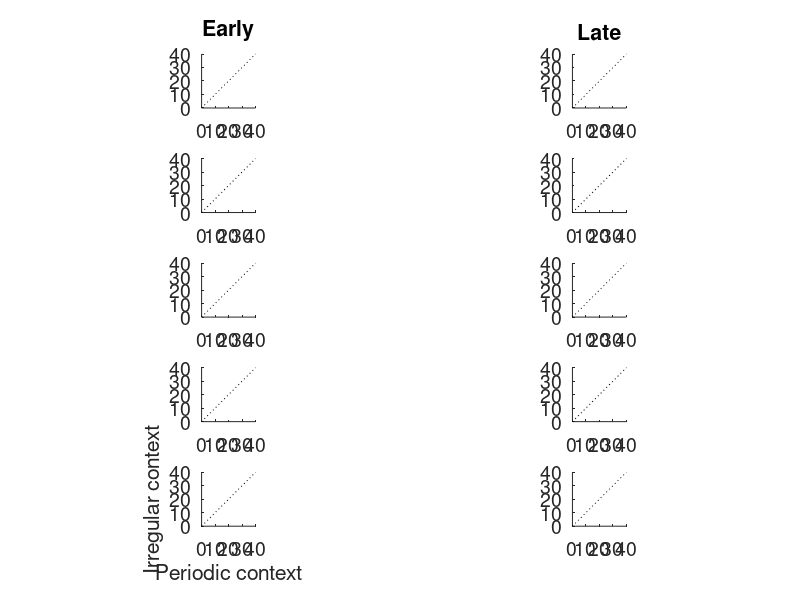

Here is the MATLAB script that generated this plot: (Note: this script raises an error after producing the figure.)
function analyzeMPH(PlotThis,select_stim)
%
%  MPHanalyses( [subject, session, channel, clu] )
%   All inputs are optional. Any variables not specified will be cycled
%   through.
%   Uses the TrialData (newer) version of saving stimulus info.
%   
%   Excludes datapoints based on: min Ntrials, minFR. Option to exclude MU.
%   Option to plot only robust responders.
%
%  KP, 2018-04
%

% MPH consistency, reliability, etc 
%  as a function of previous stimulus
%  as a function of context 



global fn 
close  all

if nargin<1
    PlotThis = 'FR'; 'FF'; 'TrV'; 'VS'; 'MP'; 'CV'; 'r_all'; 'r_pdc';
    select_stim = 'iBMF_FR'; 'iBMF_VS'; 'iSync'; 'all';
elseif nargin==1
    select_stim = 'iBMF_FR'; 'iBMF_VS'; 'iSync'; 'all';
end

%!!!!!!!!!!!!!!!!!
SUonly   =  1;
%!!!!!!!!!!!!!!!!!
AMrespFilt =  1;
%!!!!!!!!!!!!!!!!!
FRcutoff =  2;%Hz 
%!!!!!!!!!!!!!!!!!
minTrs   =  10;
%!!!!!!!!!!!!!!!!!
spktimeSHIFT = -0;
%!!!!!!!!!!!!!!!!!
tVarBin = 31;
%!!!!!!!!!!!!!!!!!



%% Set up figure


set(0,'DefaultTextInterpreter','none')
set(0,'DefaultAxesFontSize',14)

scrsz = get(0,'ScreenSize');
narrow     = [1 scrsz(4) scrsz(3)/4 scrsz(4)];
fullscreen = [1 scrsz(4) scrsz(3) scrsz(4)];
smallrect  = [1 scrsz(4)/3 scrsz(3)/5 scrsz(4)/3];
largerrect = [1 scrsz(4)/3 scrsz(3)/3 scrsz(4)/3];

switch PlotThis
    case 'FR'
        yminval = 0;
        ymaxval = 40;
    case 'FF'
        yminval = 0;
        ymaxval = 10;
    case 'TrV'
        yminval = 0;
        ymaxval = 0.7;
    case 'CV'
        yminval = 0;
        ymaxval = 4;
    case 'VS'
        yminval = 0;
        ymaxval = 1;
    case 'MP'
        yminval = 0;
        ymaxval = 2*pi;
    case {'r_all' 'r_pdc' 'avTrCorr'}
        yminval = 0;
        ymaxval = 1;
    otherwise
        keyboard
end

AMrates = [2 4 8 16 32];
ContextStr = {'Periodic' 'Irregular'};
SeqPosStr = {'Early' 'Late'};

% Set up figs for population scatterplots

% Each rate and time separately
hfe = figure;
set(hfe,'Position',narrow)
for ir = 1:numel(AMrates)
for isp=1:2
    hsp(ir,isp)=subplot(numel(AMrates),2,ir*2-2+isp); hold on
    plot([yminval ymaxval],[yminval ymaxval],':k'); 
    axis square
    if (ir*2-2+isp)<3
        title(SeqPosStr{isp})
    end
    if (ir*2-2+isp)==9
        ylabel('Irregular context')
        xlabel('Periodic context')
    end
end
end
linkaxes(hsp,'xy')
xlim([yminval ymaxval])
ylim([yminval ymaxval])
hold off


% Each rate separately, time merged
hfr = figure;
set(hfr,'Position',narrow)
for ir = 1:numel(AMrates)
    hspr(ir)=subplot(numel(AMrates),1,ir); hold on
    plot([yminval ymaxval],[yminval ymaxval],':k'); 
    axis square
    title([num2str(AMrates(ir)) ' Hz'])
    if ir==5
        ylabel('Irregular context')
        xlabel('Periodic context')
    end
end
linkaxes(hspr,'xy')
xlim([yminval ymaxval])
ylim([yminval ymaxval])
hold off


% All rates together
hfo = figure; hold on
set(hfo,'Position',smallrect)
axis square
plot([yminval ymaxval],[yminval ymaxval],':k');
xlim([yminval ymaxval])
ylim([yminval ymaxval])
ylabel('Irregular context')
xlabel('Periodic context')
hold off


% All rates together - Early/Late
hfoel = figure; hold on
set(hfoel,'Position',largerrect)
for isp=1:2
    hsel(isp) = subplot(1,2,isp); hold on
    axis square
    plot([yminval ymaxval],[yminval ymaxval],':k');
    xlim([yminval ymaxval])
    ylim([yminval ymaxval])
    ylabel('Irregular context')
    xlabel('Periodic context')
    title(SeqPosStr{isp})
    hold off
end
hold off



if strcmp(select_stim,'all')
    
    % Diff IR-Pdc, as a function of AMrate
    hfdrData=[];
    hfdr = figure; hold on
    set(hfdr,'Position',narrow)
    plot([0 6],[0 0],':k');
    xlim([0 6])
    ylim((ymaxval)*[-1 1])
    ylabel('diff IR-Pdc')
    xlabel('AM rate')
    set(gca,'xtick',1:5,'xticklabel',{'2 Hz' '4 Hz' '8 Hz' '16 Hz' '32 Hz'})
    hold off
    
    % Diff IR-Pdc, as a function of distance to BMF-fr
    hfddData=[];
    hfdd = figure; hold on
    set(hfdd,'Position',narrow)
    plot([-5 5],[0 0],':k');
    xlim([-5 5])
    ylim((ymaxval)*[-1 1])
    ylabel('diff IR-Pdc')
    xlabel('log distance to BMF')
    hold off
    
end

% % MTF
% hfmtf = figure; hold on
% set(hfmtf,'Position',fullscreen)
% xlim([0 6])
% ylim([yminval ymaxval])
% ylabel(PlotThis)
% xlabel('AM rate')
% set(gca,'xtick',1:5,'xticklabel',{'2 Hz' '4 Hz' '8 Hz' '16 Hz' '32 Hz'})
% hold off

% Regress IR-Pdc difference against previous period, prev FR
hfppData=[];




% Set colors
colors = [ 250 250 250;...
            84  24  69;...
           120  10  41;...
           181   0  52;...
           255  87  51;...
           255 153   0]./255;
colors = [ colors; ...
            [37  84 156]./255 ;...
            [19 125 124]./255 ];
        
alphval = 0.6;
dotsize = 120;
        

%% Load Resp data table (with RCorr results)

fn = set_paths_directories('','',1);
q = load(fullfile(fn.processed,'RespStruct_allSU'));
Resp = q.Resp;

% Load IR stimulus rate vectors
q = load(fullfile(fn.stim,'rateVec_AC'));
rateVec_AC = q.buffer;
q = load(fullfile(fn.stim,'rateVec_DB'));
rateVec_DB = q.buffer;


N=0;

% Preallocate struct for results
FinalDPs=struct;
for ir=1:5
    for is=1:2
        FinalDPs(ir,is).Pdc = [];
        FinalDPs(ir,is).IR  = [];
        DP_TrV(ir,is).Pdc = [];
        DP_TrV(ir,is).IR  = [];
        DP_FR(ir,is).Pdc  = [];
        DP_FR(ir,is).IR   = [];
    end
end


%%  SUBJECTS

subjects = {'WWWlf_253395' 'WWWf_253400' };

for subj = 1:numel(subjects)

    subject = subjects{subj};
    
    switch subject
        case 'WWWf_253400'
            subjcol = 'k';
        case 'WWWlf_253395'
            subjcol = 'k';
    end
     

%%  SESSIONS

% Get list of sessions to check for sorted data

fn = set_paths_directories(subject,'',1);

SpkFns = dir(fullfile(fn.processed,subject,'*_Spikes.mat'));

Sessions = [];
for ifn = 1:numel(SpkFns)
    if length(char(extractBetween(SpkFns(ifn).name,'sess-','_Spikes')))==2
        Sessions = [Sessions; extractBetween(SpkFns(ifn).name,'sess-','_Spikes')];
    end
end

% Sessions = flipud(Sessions);

% Step through each session
for sess = Sessions'
    
session = char(sess);


if AMrespFilt %skip sessions with no Robust SUs
    SessResp = Resp(strcmp({Resp.Subject},subject)&strcmp({Resp.Session},session));
    if isempty(SessResp),  continue,   end
    
    % Here add call to a function that outputs the indices of SessResp 
    % that contain a responsive unit. With this method, the thresholds can
    % be flexibly changed.
    [sig_ids,SessResp] = identifyResponsiveUnits(SessResp);
    
    Channels = unique([SessResp(sig_ids).Channel]);
    
    if isempty(Channels), continue, end
    
else 
    Channels =  [1:7 9:16];
end


%%
% Load data files
fn = set_paths_directories(subject,session,1);
fprintf('Loading sess %s...\n',session)
filename = sprintf( '%s_sess-%s_Info'     ,subject,session); load(fullfile(fn.processed,subject,filename));
filename = sprintf( '%s_sess-%s_TrialData',subject,session); load(fullfile(fn.processed,subject,filename));
filename = sprintf( '%s_sess-%s_Spikes'   ,subject,session); load(fullfile(fn.processed,subject,filename));

% KS
% clusters = loadKiloSortClusters([fn.sessdata '/sorting'],24414)
% clusters = loadKiloSortClusters([fn.sessdata '/sorting'],Info.fs)


%% GET STIM INFO
[dBSPL,LP] = theseSoundParams(TrialData);
if numel(dBSPL)>1 || numel(LP)>1
    keyboard
end


%% STEP THROUGH EACH CHANNEL

for channel = Channels
        
    % Find clus to plot
    spikes = Spikes.sorted(channel);
    if AMrespFilt==0
        if ~any(spikes.labels(:,2)==2 | spikes.labels(:,2)==3) %no valid clus for this channel
            continue
        else
            Clus = spikes.labels(spikes.labels(:,2)==2 |spikes.labels(:,2)==3,1);
        end
    else
        Clus = SessResp([SessResp.Channel]==channel).Clu;
    end
    
    
    %% STEP THROUGH EACH CLU
    
    for clu = Clus'
        
        % GET SPIKETIMES
        
        if SUonly && (spikes.labels(spikes.labels(:,1)==clu,2) ~= 2)
            continue
        end
        
        switch spikes.labels(spikes.labels(:,1)==clu,2)
            case 2
                unType = 'SU';
            case 3
                unType = 'MU';
        end
        
        spiketimes = round(spikes.spiketimes(spikes.assigns==clu') * 1000);  %ms
        % spiketrials = spikes.trials(unit_in);
        spiketimes = spiketimes+spktimeSHIFT;
        
        if isempty(spiketimes)
            continue
        end
        
        ThisResp = SessResp([SessResp.Channel]==channel & [SessResp.Clu]==clu);
        
        if mean(mean(ThisResp.FR_raw_tr,1,'omitnan'),2,'omitnan')>8
            continue
        end
        
%         fprintf('-----------------------------\n')
        
        
        
        
        
        %% ################     NOW THE FUN STARTS     ##################
        
        
        
        
        
        
        
        %%
        %~~~~~~~~~~~~~~~~~~~~~~~~
        % Collect FR over session
        %~~~~~~~~~~~~~~~~~~~~~~~~
        
        bs_hist = 1;
        bs_smth = 20;
        
        [Stream_FRsmooth,Stream_zscore,Stream_Spikes] = convertSpiketimesToFR(spiketimes,...
            length(SpoutStream),TrialData.onset(1),TrialData.offset(1),bs_hist,bs_smth,'silence');
        
        
        % Check if unit has very low overall firing rate
        if mean(Stream_FRsmooth(TrialData.onset(1):end)) < FRcutoff
            continue
        end
        
        N = N+1;
        

        %%
        
        % Step through each combo of dBSPL, HP, AMdepth
        for spl = dBSPL
            for lpn = LP
                
%                 fprintf(' analyzing ch %i clu %i\n',channel,clu)
                
                % Get all stimuli presented with these parameters, given a
                % sufficient number of trials without diruptive artifact
                % while the animal was drinking
                
                all_TDidx = get_clean_trials(TrialData,Info.artifact(channel).trials,spl,lpn);
                
                allStim = unique(TrialData.trID(all_TDidx));
                
                
                %==========================================================
                % Set up empty data matrices for this unit
                %==========================================================
                
                MPH = table;
                
                MPH.ThisStimID   = nan;
                MPH.PrevStimID   = nan;
                MPH.AMrate       = 0;
                MPH.SeqPos       = nan;
                MPH.Starttime    = nan;
                MPH.Prev500msFR  = nan;
                MPH.Prev100msFR  = nan;
                MPH.PrevPd       = nan;
                MPH.raster       = {magic(3)};
                MPH.SPL          = 0;
                MPH.LPN          = 0;
                
                %==========================================================
                
                
                %% Collect this unit's data
                
                % . . . . . . . . . . . . . . . . . . . . . . . . . . . . .
                % For each STIMULUS   (IR first)
                % . . . . . . . . . . . . . . . . . . . . . . . . . . . . .
                                
                for istim = allStim'
                    
                    if istim==1, continue, end   %no MPH for unmodulated
                    
                    
                    %% 1) COLLECT AND SET SOME STIMULUS INFO 
                    
                    st_TDidx_ALL = all_TDidx(TrialData.trID(all_TDidx)==istim);
                    
                    %%%  plot for Trial and ITI stimuli separately
                    ITIflag = 0;%unique(TrialData.ITIflag(st_TDidx_ALL));
                    
                    for is = 1:numel(ITIflag)
                        
                        st_TDidx = st_TDidx_ALL(TrialData.ITIflag(st_TDidx_ALL) == ITIflag(is));
                        
                        pst_TDidx = nan(size(st_TDidx));
                        skip_it = [];
                        
                        for it = 1:numel(st_TDidx)
                            
                            % Get TD index of previous (clean) trial
                            
                            if (find(all_TDidx==st_TDidx(it))-1)==0 %if very first trial
                                skip_it = [skip_it it];
                                continue
                            end
                            pst_TDidx(it) = all_TDidx(find(all_TDidx==st_TDidx(it))-1);
                            
                            % Check how long between the onset of this trial
                            % and the offset of the previous trial. If there is
                            % a gap between them, skip this transition.
                            if (TrialData(st_TDidx(it),:).onset - TrialData(pst_TDidx(it),:).offset) > 1%ms
                                skip_it = [skip_it it];
                            end
                        end %it
                        
                        % Now have final trials to work with
                        st_TDidx(skip_it)  = [];
                        pst_TDidx = st_TDidx-1;
                        
                        % Get duration/timestamps
                        clear t1 t2 t3 Durations t_win
                        t2 = TrialData.onset(st_TDidx);
                        t3 = TrialData.offset(st_TDidx);
                        Durations(2) = mode(diff([t2 t3],1,2));
                        t3 = t2 + Durations(2);
                        Durations(1) = mode(diff([(TrialData.onset(pst_TDidx)) t2],1,2));
                        t1 = t2 - Durations(1);
                        
                        % Set the periods to gather
                        switch istim
                            case 7
                                allPds = rateVec_AC;
                            case 8
                                allPds = rateVec_DB;
                            otherwise
                                allPds = repmat(AMrates(istim-1),1,ceil(AMrates(istim-1)/Durations(2)*1000));
                        end
                        
                        
                        
                        %% 2) GET DATA
                        
                        
                        % Get number of trials for each transition
                        transN = nan(1,numel(unique(TrialData(pst_TDidx,:).trID)));
                        for pstid = unique(TrialData(pst_TDidx,:).trID)'
                            transN(pstid==unique(TrialData(pst_TDidx,:).trID)') = numel(find(TrialData(pst_TDidx,:).trID==pstid));
                        end
                        
                        
                        % . . . . . . . . . . . . . . . . . . . . . . . . . . .
                        % For each PREVIOUS stimulus
                        % . . . . . . . . . . . . . . . . . . . . . . . . . . .
                        
                        for pstid = unique(TrialData(pst_TDidx,:).trID)'
                            
                            % Create empty struct for gathering data
                            MPH_temp = struct();
                            for ipd = 1:numel(allPds)
                                MPH_temp(ipd).raster  = zeros(transN(pstid==unique(TrialData(pst_TDidx,:).trID)'),ceil(1000/allPds(ipd)));
                            end
                            
                            % Get TrialData indices for this transition and shuffle
                            trans_TDidx = find(TrialData(pst_TDidx,:).trID==pstid);
                            trans_TDidx = trans_TDidx(randperm(numel(trans_TDidx)));
                            
                            % Collect spikes/FR/rms for this transition
                            for it = 1:numel(trans_TDidx)
                                
%                                 if it>min(transN), continue, end  %truncate N trials at min
                                	newPds = t2(it)+[0 cumsum(1000./allPds)];
                                    
                                for ipd = 1:numel(allPds)
                                    
                                    sp=[]; sp = spiketimes( spiketimes>round(newPds(ipd)) & spiketimes<=round(newPds(ipd+1)-1) ) - round(newPds(ipd));
                                    
                                    % Determine whether this period was in
                                    % the first or second half of the trial
                                    seqPos = (ipd>(length(allPds)/2))+1;
                                    if (seqPos<1 || seqPos>2)
                                        keyboard
                                    end
                                    
                                    
                                    % Save some info about this period
                                    MPH_temp(ipd).thisrate(it)= allPds(ipd);                                    
                                    MPH_temp(ipd).seqPos      = seqPos;
                                    MPH_temp(ipd).pdtime(it)  = newPds(ipd)-t2(it);
                                    MPH_temp(ipd).Prev500msFR(it) = sum( spiketimes>=(newPds(ipd)-500) & spiketimes<=newPds(ipd))/500*1000;
                                    MPH_temp(ipd).Prev100msFR(it) = sum( spiketimes>=(newPds(ipd)-100) & spiketimes<=newPds(ipd))/100*1000;
                                    if ipd>1
                                        MPH_temp(ipd).PrevPd       = allPds(ipd-1);
                                     else
                                        prevTrID = TrialData(find([TrialData.onset]==t2(it))-1,:).trID;
                                        if prevTrID < 7 && prevTrID >1 %if previous stim was pdc
                                            MPH_temp(ipd).PrevPd   = AMrates(prevTrID-1);
                                        elseif prevTrID ==7
                                            MPH_temp(ipd).PrevPd   = rateVec_AC(end);
                                        elseif prevTrID ==8
                                            MPH_temp(ipd).PrevPd   = rateVec_DB(end);
                                        end
                                    end
                                    
                                    
                                    % Put spikes into corresponding raster
%                                     MPH_temp(AMrates==thesePds(ipd)).raster(min(transN)*(seqPos-1)+it,sp) = 1;
                                    MPH_temp(ipd).raster(it,sp) = 1;
                                    
                                    
                                end %ipd
                                
                            end %it
                            
                            
                            %~~~~~~~~~~~~~~~~~~~~~~~~~~~~~~~~~~~~~~~~~~~~~~~~~~
                            % Put the data just collected into the table
                            %    [ AMrate ThisStimID PrevStimID SeqPos Starttime Prev500msFR   * Prev500msPd PrevPd *   raster spl lpn ]
                            for ipd = 1:numel(allPds)
                                    
                                    Prev500msFR = mean(MPH_temp(ipd).Prev500msFR);
                                    Prev100msFR = mean(MPH_temp(ipd).Prev100msFR);
                                    PrevPd      = mode(MPH_temp(ipd).PrevPd);
                                    seqPos      = mode(MPH_temp(ipd).seqPos);
                                    starttime   = mode(round(MPH_temp(ipd).pdtime));
                                    
                                    MPH_addrow = {istim pstid allPds(ipd) seqPos starttime Prev500msFR Prev100msFR PrevPd  {MPH_temp(ipd).raster} spl lpn};
                                    MPH = [MPH; MPH_addrow];
                                    
                            end
                            %~~~~~~~~~~~~~~~~~~~~~~~~~~~~~~~~~~~~~~~~~~~~~~~~~~
                            
                            clear MPH_temp                            
                            
                            
                        end %pstid (prev stim id)
                        
                        
                    end %ITIflag (Trial or ITI)                    
                end %istim
                
                MPH(1,:) = [];
                
%                 mnNtrials = min(cell2mat(cellfun(@(x) size(x,1),MPH.raster,'UniformOutput',false)));
                
                


                
                %%  3) ANALYZE DATA
                
                
                % Rates to plot are selected by input variable select_stim,
                % using data from the Resp table. For example, can choose
                % to plot only this unit's BMF.
                
                if strcmp(select_stim,'all')
                    ThisResp.all = 1:5;
                    diffData_unit= [];
                end
                MTFdata = [];
                if ~isfield(ThisResp,select_stim)
                    continue
                end
                
                
                if strcmp(PlotThis,'VS') && strcmp(select_stim,'iBMF_FR')
                    if ~ismember(ThisResp.(select_stim), ThisResp.iSync)
%                         keyboard
                    end
                end
                
                
                anThisRate = AMrates(ThisResp.(select_stim));
                
                for this_rate = anThisRate
                                        
                    % - - - - - - - - - - - - - - - - - - - - - - - - - - -
                    % Get average periodic MPH
                    
                    MPHthisRate = MPH(MPH.AMrate==this_rate,:);
                    
                    iPdc = find(MPHthisRate.ThisStimID<7)';
                    iPdc  = randperm(length(iPdc));
                    iIR  = find(MPHthisRate.ThisStimID>=7)';
                    iIR  = randperm(length(iIR))+max(iPdc);
                    npds = min(length(iPdc),length(iIR));
                    
                    try
                    raster_AllPds = vertcat(MPHthisRate([iPdc(1:npds) iIR(1:npds)],:).raster{:});
                    MPH_AllPds = sum(raster_AllPds,1)./size(raster_AllPds,1)*1000;
                    
                    raster_PdcPds = vertcat(MPH(MPH.AMrate==this_rate & MPH.ThisStimID<7,:).raster{:});
                    MPH_PdcPds = sum(raster_PdcPds,1)./size(raster_PdcPds,1)*1000;
                    catch
                        keyboard
                    end
                    
                    % - - - - - - - - - - - - - - - - - - - - - - - - - - -
                    % Get IR context first, and collect starttimes to match
                    
                    Period = 1000/this_rate;
                    theseIRs = unique(MPH.ThisStimID(MPH.ThisStimID>6))';
                    PdData = struct;
                    
                    for IRstim = theseIRs
                        
                        subMPH = MPH(MPH.ThisStimID==IRstim & MPH.AMrate==this_rate,:);
                        
                        if isempty(subMPH), continue, end
                                                
                        for iseq = 1:2
                            
                            % Preallocate
                            FR       = nan(1,numel(subMPH(subMPH.SeqPos==iseq,:).raster));
                            SEM      = nan(1,numel(subMPH(subMPH.SeqPos==iseq,:).raster));
                            FF       = nan(1,numel(subMPH(subMPH.SeqPos==iseq,:).raster));
                            TrV      = nan(1,numel(subMPH(subMPH.SeqPos==iseq,:).raster));
                            CV       = nan(1,numel(subMPH(subMPH.SeqPos==iseq,:).raster));
                            VS       = nan(1,numel(subMPH(subMPH.SeqPos==iseq,:).raster));
                            VSp      = nan(1,numel(subMPH(subMPH.SeqPos==iseq,:).raster));
                            MP       = nan(1,numel(subMPH(subMPH.SeqPos==iseq,:).raster));
                            rMPH_all = nan(2,numel(subMPH(subMPH.SeqPos==iseq,:).raster));
                            rMPH_pdc = nan(2,numel(subMPH(subMPH.SeqPos==iseq,:).raster));
                            
                            for ipst = 1:numel(subMPH(subMPH.SeqPos==iseq,:).raster)
                                
                                raster = subMPH(subMPH.SeqPos==iseq,:).raster{ipst};
                                if ~(ceil(Period)==size(raster,2))
                                    keyboard
                                end
                                
                                FR(ipst)  = sum(sum( raster ))/size(raster,1)/Period*1000; 
                                SEM(ipst) = std(sum(raster,2)/Period*1000) / sqrt(size(raster,1));
                                FF(ipst)  = var(sum(raster,2)/Period*1000) / mean(sum(raster,2)/Period*1000);
                                TrV(ipst) = calc_binned_bootstrapped_TrTrVar(raster,tVarBin);
                                CV(ipst)  = calc_binned_bootstrapped_CV(raster,tVarBin);
                                [r,p] = corrcoef(MPH_AllPds,sum(raster,1)/size(raster,1)*1000);
                                rMPH_all(:,ipst) = [r(1,2); p(1,2)];
                                [r,p] = corrcoef(MPH_PdcPds,sum(raster,1)/size(raster,1)*1000);
                                rMPH_pdc(:,ipst) = [r(1,2); p(1,2)];
                                
                                % Reformat raster for VS calculation
                                spktimes=[];
                                for it = 1:size(raster,1)
                                    spktimes = [spktimes find(raster(it,:)) + (it-1)*Period];
                                end
                                [VS(ipst),~,VSp(ipst)] = vectorstrength(spktimes,Period);
                                
                                % Also calculate mean phase
                                [MP(ipst),R(ipst)] = meanphase(spktimes,Period);
                                
                                
                            end
                            
%                             % Remove VS if sync ns
%                             if mean(VSp,'omitnan') > 0.001
%                                 VS = 0;
%                             end
                            
                            
                            % Average over previous stimuli and save for
                            % comparison
                            
                            idx = 2*(IRstim-7) + iseq;
                            
                            PdData(idx,1).stimID = IRstim;
                            PdData(idx,1).seqPos = iseq;
                            PdData(idx,1).starttime = mode(subMPH(subMPH.SeqPos==iseq,:).Starttime);
                            PdData(idx,1).FR  = mean(FR,'omitnan');
                            PdData(idx,1).SEM = mean(SEM,'omitnan');
                            PdData(idx,1).FF  = mean(FF,'omitnan');
                            PdData(idx,1).TrV = mean(TrV,'omitnan');
                            PdData(idx,1).CV  = mean(CV,'omitnan');
                            PdData(idx,1).VS  = mean(VS,'omitnan');
                            PdData(idx,1).MP  = mean(MP,'omitnan');
                            PdData(idx,1).r_all  = mean(rMPH_all(1,:));
                            PdData(idx,1).p_all  = mean(rMPH_all(2,:));
                            PdData(idx,1).r_pdc  = mean(rMPH_pdc(1,:));
                            PdData(idx,1).p_pdc  = mean(rMPH_pdc(2,:));
                            PdData(idx,1).prFR500 =  mean(subMPH(subMPH.SeqPos==iseq,:).Prev500msFR);
                            PdData(idx,1).prFR100 =  mean(subMPH(subMPH.SeqPos==iseq,:).Prev100msFR);
                            PdData(idx,1).prPd =  mode(subMPH(subMPH.SeqPos==iseq,:).PrevPd);
                                                        
                            
                        end %iseq
                        
                        
                    end %IRstim -- IRREGULAR first
                    
                    
                    % - - - - - - - - - - - - - - - - - - - - - - - - - - -
                    % Now get matching PERIODIC context data
                    
                    subMPH = MPH(MPH.ThisStimID<7 & MPH.AMrate==this_rate,:);
                    pdcstarttimes = unique(subMPH.Starttime)';
                    
                    for iIRpd = 1:size(PdData,1)
                        
                        if isempty(PdData(iIRpd,1).stimID)
                            continue
                        end
                        
                        IRstim = PdData(iIRpd,1).stimID;
                        iseq = PdData(iIRpd,1).seqPos;
                        idx = 2*(IRstim-7) + iseq;
                        if idx~=iIRpd, keyboard, end
                        
                        strtdiffs = PdData(idx,1).starttime - pdcstarttimes;
                        [~,ipd] = min(strtdiffs(strtdiffs>=0));
                        
                        % Preallocate
                        FR  = nan(1,numel(subMPH(subMPH.Starttime==pdcstarttimes(ipd),:).raster));
                        SEM = nan(1,numel(subMPH(subMPH.Starttime==pdcstarttimes(ipd),:).raster));
                        FF  = nan(1,numel(subMPH(subMPH.Starttime==pdcstarttimes(ipd),:).raster));
                        TrV = nan(1,numel(subMPH(subMPH.Starttime==pdcstarttimes(ipd),:).raster));
                        CV  = nan(1,numel(subMPH(subMPH.Starttime==pdcstarttimes(ipd),:).raster));
                        VS  = nan(1,numel(subMPH(subMPH.Starttime==pdcstarttimes(ipd),:).raster));
                        VSp = nan(1,numel(subMPH(subMPH.Starttime==pdcstarttimes(ipd),:).raster));
                        MP  = nan(1,numel(subMPH(subMPH.Starttime==pdcstarttimes(ipd),:).raster));
                        rMPH_all = nan(2,numel(subMPH(subMPH.Starttime==pdcstarttimes(ipd),:).raster));
                        rMPH_pdc = nan(2,numel(subMPH(subMPH.Starttime==pdcstarttimes(ipd),:).raster));
                        
                        for ipst = 1:numel(subMPH(subMPH.Starttime==pdcstarttimes(ipd),:).raster)
                            
                            raster = subMPH(subMPH.Starttime==pdcstarttimes(ipd),:).raster{ipst};
                            if ~(ceil(Period)==size(raster,2))
                                keyboard
                            end
                            
                            FR(ipst)   = sum(sum( raster ))/size(raster,1)/Period*1000;
                            SEM(ipst)  = std(sum(raster,2)/Period*1000) / sqrt(size(raster,1));
                            FF(ipst)   = var(sum(raster,2)/Period*1000) / mean(sum(raster,2)/Period*1000);
                            TrV(ipst)  = calc_binned_bootstrapped_TrTrVar(raster,tVarBin);
                            CV(ipst)   = calc_binned_bootstrapped_CV(raster,tVarBin);
                            [r,p] = corrcoef(MPH_AllPds,sum(raster,1)/size(raster,1)*1000);
                            rMPH_all(:,ipst) = [r(1,2); p(1,2)];
                            [r,p] = corrcoef(MPH_PdcPds,sum(raster,1)/size(raster,1)*1000);
                            rMPH_pdc(:,ipst) = [r(1,2); p(1,2)];
                            
                            % Reformat raster for VS calculation
                            spktimes=[];
                            for it = 1:size(raster,1)
                                spktimes = [spktimes find(raster(it,:)) + (it-1)*Period];
                            end
                            [VS(ipst),~,VSp(ipst)] = vectorstrength(spktimes,Period);
                            
                            % Also calculate mean phase
                            [MP(ipst),R(ipst)] = meanphase(spktimes,Period);
                            
                        end %ipst
                        
                        
%                         % Remove VS if sync ns
%                         if mean(VSp,'omitnan') > 0.001
%                             VS = 0;
%                         end
                        
                        
                        PdData(idx,2).stimID = this_rate;
                        PdData(idx,2).seqPos = iseq;
                        PdData(idx,2).starttime = mode(subMPH(subMPH.Starttime==pdcstarttimes(ipd),:).Starttime);
                        PdData(idx,2).FR  = mean(FR,'omitnan');
                        PdData(idx,2).SEM = mean(SEM,'omitnan');
                        PdData(idx,2).FF  = mean(FF,'omitnan');
                        PdData(idx,2).TrV = mean(TrV,'omitnan');
                        PdData(idx,2).CV  = mean(CV,'omitnan');
                        PdData(idx,2).VS  = mean(VS,'omitnan');
                        PdData(idx,2).MP  = mean(MP,'omitnan');
                        PdData(idx,2).r_all  = mean(rMPH_all(1,:));
                        PdData(idx,2).p_all  = mean(rMPH_all(2,:));
                        PdData(idx,2).r_pdc  = mean(rMPH_pdc(1,:));
                        PdData(idx,2).p_pdc  = mean(rMPH_pdc(2,:));
                        PdData(idx,2).prFR500 =  mean(subMPH(subMPH.Starttime==pdcstarttimes(ipd),:).Prev500msFR);
                        PdData(idx,2).prFR100 =  mean(subMPH(subMPH.Starttime==pdcstarttimes(ipd),:).Prev100msFR);
                        PdData(idx,2).prPd    =  mode(subMPH(subMPH.Starttime==pdcstarttimes(ipd),:).PrevPd);
                        
                        
                        % Save MTF data
                        MTFdata = [MTFdata; PdData(idx,1).stimID  iseq  find(AMrates==this_rate) PdData(idx,2).(PlotThis) PdData(idx,1).(PlotThis) ];

%                         if strcmp(session,'MA') && channel==13
%                             keyboard
%                         end
                        
                        %% Add datapoints to population plots
                        
                        % CONTEXT COMPARISON
                        
                        % Each AM rate, Early/Late
                        figure(hfe); hold on
                        subplot(hsp(AMrates==this_rate,iseq)); hold on
                        
                        switch PlotThis
                            
                            case 'FR'                                
                                errorbar(PdData(idx,2).FR, PdData(idx,1).FR, PdData(idx,2).SEM,'horizontal','Color',colors(subMPH.ThisStimID(1),:))
                                errorbar(PdData(idx,2).FR, PdData(idx,1).FR, PdData(idx,1).SEM,'vertical','Color',colors(subMPH.ThisStimID(1),:))
                                scatter(PdData(idx,2).FR, PdData(idx,1).FR,dotsize,'o',...
                                    'MarkerFaceColor',colors(subMPH.ThisStimID(1),:),'MarkerEdgeColor',colors(subMPH.ThisStimID(1),:),...
                                    'MarkerFaceAlpha',alphval,'MarkerEdgeAlpha',alphval)
                                
                            case {'FF' 'TrV' 'VS' 'MP' 'CV' 'r_all' 'r_pdc'}
                                scatter(PdData(idx,2).(PlotThis), PdData(idx,1).(PlotThis),dotsize,'o',...
                                    'MarkerFaceColor',colors(subMPH.ThisStimID(1),:),'MarkerEdgeColor',colors(subMPH.ThisStimID(1),:),...
                                    'MarkerFaceAlpha',alphval,'MarkerEdgeAlpha',alphval)
                                
                        end
                        hold off
                        
                        % Each AM rate merged
                        figure(hfr); hold on
                        subplot(hspr(AMrates==this_rate)); hold on
                        
                        switch PlotThis
                            
                            case 'FR'
                                errorbar(PdData(idx,2).FR, PdData(idx,1).FR, PdData(idx,2).SEM,'horizontal','Color',colors(subMPH.ThisStimID(1),:))
                                errorbar(PdData(idx,2).FR, PdData(idx,1).FR, PdData(idx,1).SEM,'vertical','Color',colors(subMPH.ThisStimID(1),:))
                                scatter(PdData(idx,2).FR, PdData(idx,1).FR,dotsize,'o',...
                                    'MarkerFaceColor',colors(subMPH.ThisStimID(1),:),'MarkerEdgeColor',colors(subMPH.ThisStimID(1),:),...
                                    'MarkerFaceAlpha',alphval,'MarkerEdgeAlpha',alphval)
                                
                            case {'FF' 'TrV' 'VS' 'MP' 'CV' 'r_all' 'r_pdc'}
                                scatter(PdData(idx,2).(PlotThis), PdData(idx,1).(PlotThis),dotsize,'o',...
                                    'MarkerFaceColor',colors(subMPH.ThisStimID(1),:),'MarkerEdgeColor',colors(subMPH.ThisStimID(1),:),...
                                    'MarkerFaceAlpha',alphval,'MarkerEdgeAlpha',alphval)
                                
                        end
                        hold off
                        
                        % Overlay -- All
                        figure(hfo); hold on                        
                        switch PlotThis
                            
                            case 'FR'
                                errorbar(PdData(idx,2).FR, PdData(idx,1).FR, PdData(idx,2).SEM,'horizontal','Color',colors(subMPH.ThisStimID(1),:))
                                errorbar(PdData(idx,2).FR, PdData(idx,1).FR, PdData(idx,1).SEM,'vertical','Color',colors(subMPH.ThisStimID(1),:))
                                scatter(PdData(idx,2).FR, PdData(idx,1).FR,dotsize,'o',...
                                    'MarkerFaceColor',colors(subMPH.ThisStimID(1),:),'MarkerEdgeColor',colors(subMPH.ThisStimID(1),:),...
                                    'MarkerFaceAlpha',alphval,'MarkerEdgeAlpha',alphval)
                                
                            case {'FF' 'TrV' 'VS' 'MP' 'CV' 'r_all' 'r_pdc'}
                                scatter(PdData(idx,2).(PlotThis), PdData(idx,1).(PlotThis),dotsize,'o',...
                                    'MarkerFaceColor',colors(subMPH.ThisStimID(1),:),'MarkerEdgeColor',colors(subMPH.ThisStimID(1),:),...
                                    'MarkerFaceAlpha',alphval,'MarkerEdgeAlpha',alphval)                                
                        end
                        hold off
                        
                        % Overlay -- Early/Late
                        figure(hfoel); hold on
                        subplot(hsel(iseq)); hold on
                        switch PlotThis
                            
                            case 'FR'
                                errorbar(PdData(idx,2).FR, PdData(idx,1).FR, PdData(idx,2).SEM,'horizontal','Color',colors(subMPH.ThisStimID(1),:))
                                errorbar(PdData(idx,2).FR, PdData(idx,1).FR, PdData(idx,1).SEM,'vertical','Color',colors(subMPH.ThisStimID(1),:))
                                scatter(PdData(idx,2).FR, PdData(idx,1).FR,dotsize,'o',...
                                    'MarkerFaceColor',colors(subMPH.ThisStimID(1),:),'MarkerEdgeColor',colors(subMPH.ThisStimID(1),:),...
                                    'MarkerFaceAlpha',alphval,'MarkerEdgeAlpha',alphval)
                                
                            case {'FF' 'TrV' 'VS' 'MP' 'CV' 'r_all' 'r_pdc'}
                                scatter(PdData(idx,2).(PlotThis), PdData(idx,1).(PlotThis),dotsize,'o',...
                                    'MarkerFaceColor',colors(subMPH.ThisStimID(1),:),'MarkerEdgeColor',colors(subMPH.ThisStimID(1),:),...
                                    'MarkerFaceAlpha',alphval,'MarkerEdgeAlpha',alphval)
                        end
                        hold off
                        
                        
                        
                        % CONTEXT DIFF AS A FUNCTION OF STIMULUS
                        
                        if strcmp(select_stim,'all')
                            
                            diffData_unit = [diffData_unit; find(AMrates==this_rate) PdData(idx,1).(PlotThis)-PdData(idx,2).(PlotThis) idx];
                            
                            % By AM rate
%                             figure(hfdr); hold on
%                             plot(find(AMrates==this_rate), PdData(idx,1).(PlotThis)-PdData(idx,2).(PlotThis),...
%                                 'ok','MarkerSize',10)
%                             hold off
                            
                            hfdrData = [hfdrData; find(AMrates==this_rate) PdData(idx,1).(PlotThis)-PdData(idx,2).(PlotThis)];
                            
                            % By distance to BMF-fr
                            if isfield(ThisResp,'iBMF_FR') && ~isempty(ThisResp.iBMF_FR)
                                
%                                 figure(hfdd); hold on
%                                 plot( find(AMrates==this_rate)-ThisResp.iBMF_FR, PdData(idx,1).(PlotThis)-PdData(idx,2).(PlotThis),...
%                                     'ok','MarkerSize',10)
%                                 hold off
                                
                                hfddData = [hfddData; find(AMrates==this_rate)-ThisResp.iBMF_FR PdData(idx,1).(PlotThis)-PdData(idx,2).(PlotThis)];
                            end
                        end
                        
                        
                        
                        % CONTEXT DIFF AS A FUNCTION OF PREVIOUS PD AND FR
                        
                        diffRaw  = PdData(idx,1).(PlotThis)-PdData(idx,2).(PlotThis);
                        diffNorm = (PdData(idx,1).(PlotThis)-PdData(idx,2).(PlotThis))/PdData(idx,2).(PlotThis);
                        hfppData = [hfppData; this_rate  diffNorm  PdData(idx,1).prFR500  PdData(idx,1).prFR100  PdData(idx,1).prPd ];
                        
                        
                        
                        
                        %% Add datapoint to vectors for stats
                        
                        FinalDPs(this_rate==AMrates,iseq).Pdc = [ FinalDPs(this_rate==AMrates,iseq).Pdc   PdData(idx,2).(PlotThis)  ];
                        FinalDPs(this_rate==AMrates,iseq).IR  = [ FinalDPs(this_rate==AMrates,iseq).IR    PdData(idx,1).(PlotThis) ];
                        
                        DP_TrV(this_rate==AMrates,iseq).Pdc = [ DP_TrV(this_rate==AMrates,iseq).Pdc   PdData(idx,2).TrV ];
                        DP_TrV(this_rate==AMrates,iseq).IR  = [ DP_TrV(this_rate==AMrates,iseq).IR    PdData(idx,1).TrV ];
                        DP_FR(this_rate==AMrates,iseq).Pdc  = [ DP_FR(this_rate==AMrates,iseq).Pdc    PdData(idx,2).FR ];
                        DP_FR(this_rate==AMrates,iseq).IR   = [ DP_FR(this_rate==AMrates,iseq).IR     PdData(idx,1).FR ];
                        
                        
                        
                    end %iIRpd
                                        
                end  %this_rate
                
                
                %% ======================   MTF   ======================  
%                 figure(hfmtf); cla;  hold on
%                 for iirst = unique(MTFdata(:,1))'
%                     plot(MTFdata(MTFdata(:,2)==1 & MTFdata(:,1)==iirst,3), MTFdata(MTFdata(:,2)==1 & MTFdata(:,1)==iirst,4),'Color',[0 0 0],'LineWidth',2)
%                     plot(MTFdata(MTFdata(:,2)==2 & MTFdata(:,1)==iirst,3), MTFdata(MTFdata(:,2)==2 & MTFdata(:,1)==iirst,4),'Color',0.5*[1 1 1],'LineWidth',2)
%                     plot(MTFdata(MTFdata(:,2)==1 & MTFdata(:,1)==iirst,3), MTFdata(MTFdata(:,2)==1 & MTFdata(:,1)==iirst,5),'b','LineWidth',2)
%                     plot(MTFdata(MTFdata(:,2)==2 & MTFdata(:,1)==iirst,3), MTFdata(MTFdata(:,2)==2 & MTFdata(:,1)==iirst,5),'c','LineWidth',2)
%                 end
%                 keyboard
                
                
%                 % If want to plot lines between datapoints of same unit: 
%                 if strcmp(select_stim,'all')
%                     
%                     for ii = 1:max(diffData_unit(:,3))
%                         
%                         data = diffData_unit(diffData_unit(:,3)==ii,:);
%                         
%                         figure(hfdr); hold on
%                         plot(data(:,1), data(:,2), 'o-k','MarkerSize',10)
%                         hold off
%                         
%                         if isfield(ThisResp,'iBMF_FR') && ~isempty(ThisResp.iBMF_FR)
%                             
%                             figure(hfdd); hold on
%                             plot( data(:,1)-ThisResp.iBMF_FR, data(:,2), 'o-k','MarkerSize',10)
%                             hold off
%                         end 
%                         
%                     end
%                 end
                
                
                
                %%   End of datapoint
                                
            end %lpn
        end %spl
    end %clu
end %channel
end %sessions
end %subjects



%%  STATS

%% Individual plots -- AM rate and timing

figure(hfe); hold on
suptitle(sprintf('%s for each period\nselect stim: %s',PlotThis,select_stim))
try
for ir=1:5
    for is=1:2
        
        if numel(FinalDPs(ir,is).Pdc)>1
            
            % Effect of context
            
            % Get correlation of datapoints between contexts
            [r,p_r] = corrcoef( FinalDPs(ir,is).Pdc, FinalDPs(ir,is).IR);
            % Perform t-test of datapoints between contexts
            [~,p_t] = ttest2(   FinalDPs(ir,is).Pdc, FinalDPs(ir,is).IR);
            % Perform non-parametric (paired) Wilcoxon sign rank test of datapoints between contexts
            p_wsr   = signrank( FinalDPs(ir,is).Pdc, FinalDPs(ir,is).IR, 'method', 'exact');
            %         p_st =signtest(FinalDPs(ir,is).Pdc, FinalDPs(ir,is).IR); %similar
            %         to rank sign test but less powerful
            
            
            % Save stats
            FinalDPs(ir,is).stats.r     = r(1,2);
            FinalDPs(ir,is).stats.p_r   = p_r(1,2);
            FinalDPs(ir,is).stats.p_t   = p_t;
            FinalDPs(ir,is).stats.p_wsr = p_wsr;
            
        else
            % Save stats
            FinalDPs(ir,is).stats.r     = nan;
            FinalDPs(ir,is).stats.p_r   = nan;
            FinalDPs(ir,is).stats.p_t   = nan;
            FinalDPs(ir,is).stats.p_wsr = nan;
        end
        
        % Print in plots 
        subplot(hsp(ir,is)); hold on
%         title(sprintf('r=%2.2f, p=%2.2f\nwx sign rank p=%2.2f',r(1,2),p_r(1,2),p_wsr))
        title(sprintf('WSR p=%0.2e',p_wsr))
        
    end
    
    
    % Effect of timing
    
    if numel(FinalDPs(ir,1).Pdc)>1
        
        % Get correlation of datapoints from early and late times, of each context
        [r_Pdc,p_r_Pdc] =  corrcoef( FinalDPs(ir,1).Pdc, FinalDPs(ir,2).Pdc);
        [r_IR,p_r_IR]   =  corrcoef( FinalDPs(ir,1).IR,  FinalDPs(ir,2).IR);
        % Perform non-parametric (paired) Wilcoxon sign rank test of periodic/IR correlation coefficients
        p_wsr_Pdc       =  signrank( FinalDPs(ir,1).Pdc, FinalDPs(ir,2).Pdc, 'method', 'exact');
        p_wsr_IR        =  signrank( FinalDPs(ir,1).IR,  FinalDPs(ir,2).IR,  'method', 'exact');
        
        % Save stats
        FinalDPs(ir,1).stats.r_time_Pdc     =  r_Pdc(1,2);
        FinalDPs(ir,1).stats.r_time_IR      =  r_IR(1,2);
        FinalDPs(ir,1).stats.p_r_time_Pdc   =  p_r_Pdc(1,2);
        FinalDPs(ir,1).stats.p_r_time_IR    =  p_r_IR(1,2);
        FinalDPs(ir,1).stats.p_wsr_time_Pdc =  p_wsr_Pdc;
        FinalDPs(ir,1).stats.p_wsr_time_IR  =  p_wsr_IR;
        
    else
        % Save stats
        FinalDPs(ir,1).stats.r_time_Pdc     =  nan;
        FinalDPs(ir,1).stats.r_time_IR      =  nan;
        FinalDPs(ir,1).stats.p_r_time_Pdc   =  nan;
        FinalDPs(ir,1).stats.p_r_time_IR    =  nan;
        FinalDPs(ir,1).stats.p_wsr_time_Pdc =  nan;
        FinalDPs(ir,1).stats.p_wsr_time_IR  =  nan;
    end
    

    
end
hold off
catch
    keyboard
end



%% Overlay data - AM rates separate

figure(hfr); hold on
suptitle(sprintf('%s for each period\nselect stim: %s',PlotThis,select_stim))
try
    for ir=1:5
        
        if numel(FinalDPs(ir).Pdc)>1
            
            % Effect of context
            
            % Get correlation of datapoints between contexts
            [r,p_r] = corrcoef( FinalDPs(ir).Pdc, FinalDPs(ir).IR);
            % Perform t-test of datapoints between contexts
            [~,p_t] = ttest2(   FinalDPs(ir).Pdc, FinalDPs(ir).IR);
            % Perform non-parametric (paired) Wilcoxon sign rank test of datapoints between contexts
            p_wsr   = signrank( FinalDPs(ir).Pdc, FinalDPs(ir).IR, 'method', 'exact');
            
            % Save stats
            FinalDPs(ir,3).stats.r     = r(1,2);
            FinalDPs(ir,3).stats.p_r   = p_r(1,2);
            FinalDPs(ir,3).stats.p_t   = p_t;
            FinalDPs(ir,3).stats.p_wsr = p_wsr;
            
        else
            % Save stats
            FinalDPs(ir,3).stats.r     = nan;
            FinalDPs(ir,3).stats.p_r   = nan;
            FinalDPs(ir,3).stats.p_t   = nan;
            FinalDPs(ir,3).stats.p_wsr = nan;
        end
        
        % Print in plots
        subplot(hspr(ir)); hold on
        title(sprintf('WSR p=%0.2e, r=%0.2e p=%0.2e',p_wsr,r(1,2),p_r(1,2)))        
        
    end
    hold off
catch
    keyboard
end


%% Overlay data - Early/Late
p_wsr_Early = signrank([FinalDPs(:,1).Pdc],[FinalDPs(:,1).IR]);
p_wsr_Late  = signrank([FinalDPs(:,2).Pdc],[FinalDPs(:,2).IR]);
FinalDPs(1,1).stats.p_wsr_Early = p_wsr_Early;
FinalDPs(1,2).stats.p_wsr_Late  = p_wsr_Late;

figure(hfoel); hold on
subplot(hsel(1)); hold on
title(sprintf('%s for each %s period\nselect stim: %s\nWSR p=%0.2e',PlotThis,SeqPosStr{1},select_stim,p_wsr_Early))
subplot(hsel(2)); hold on
title(sprintf('%s for each %s period\nselect stim: %s\nWSR p=%0.2e',PlotThis,SeqPosStr{2},select_stim,p_wsr_Late))
hold off


%% Overlay data - All
p_wsr_ALL = signrank([FinalDPs.Pdc],[FinalDPs.IR]);
FinalDPs(1,1).stats.p_wsr_allRates = p_wsr_ALL;

figure(hfo);
title(sprintf('%s for each period\nselect stim: %s\nWSR p=%0.2e',PlotThis,select_stim,p_wsr_ALL))



%% Check relationship between TrV and FR
% 
% % Context diff then TrV vs FR
% figure;
% subplot(1,2,1); hold on
% plot(([DP_TrV.IR]-[DP_TrV.Pdc]),([DP_FR.IR]-[DP_FR.Pdc]),'xk' )
% xlabel('TrV(IR) - TrV(Pdc)')
% ylabel('FR(IR) - FR(Pdc)')
% [r,p]=corrcoef(([DP_TrV.IR]-[DP_TrV.Pdc]),([DP_FR.IR]-[DP_FR.Pdc]));
% title(sprintf('TrV context diff vs. FR context diff\nr = %0.3f, p = %0.2e',r(1,2),p(1,2)))
% 
% 
% % TrV/FR then Pdc vs IR
% normVar_Pdc = [DP_TrV.Pdc]./[DP_FR.Pdc];
% normVar_IR  = [DP_TrV.IR]./[DP_FR.IR];
% rm_i = find(isnan(normVar_Pdc));
% rm_i = [rm_i find(isnan(normVar_IR))];
% normVar_Pdc(rm_i) = [];
% normVar_IR(rm_i)  = [];
% 
% subplot(1,2,2); hold on
% plot(normVar_Pdc,normVar_IR,'xk' )
% xlabel('TrV/FR (Pdc)')
% ylabel('TrV/FR (IR)')
% [r,p]=corrcoef(normVar_Pdc,normVar_IR);
% title(sprintf('Normalized variability (TrV/FR), Pdc vs IR\nr = %0.3f, p = %0.2e',r(1,2),p(1,2)))



%% IR-Pdc diff against AM rate/distance to BMF
if strcmp(select_stim,'all')
    
    figure(hfdr); hold on
    plotSpread(hfdrData(:,2),'distributionIdx',hfdrData(:,1),'distributionColors','k')
    boxplot(hfdrData(:,2)',hfdrData(:,1)','Positions',unique(hfdrData(:,1))',...
        'Colors','r','notch','on','Symbol','','Labels',Info.stim_ID_key(2:6)')
    
%     distributionPlot(hfdrData(:,2),'group',hfdrData(:,1),'xNames',Info.stim_ID_key(2:6)','showMM',6)   
%     boxplot(hfdrData(:,2)',hfdrData(:,1)','Positions',unique(hfdrData(:,1))','Colors','r','notch','on')
%     h=findobj(gca,'Tag','Median'); j=findobj(gca,'Tag','Box');
%     for ih=1:numel(h)
%         h(ih).LineWidth = 4;
%         j(ih).LineWidth = 2;
%     end
    [p,ant,stats] = kruskalwallis(hfdrData(:,2)',hfdrData(:,1)','off');
    title(sprintf('%s context diff as a fct of AM rate\nKW p=%0.2e',PlotThis,p))
    hold off
    
    figure(hfdd); hold on
    
    plotSpread(hfddData(:,2),'distributionIdx',hfddData(:,1),'distributionColors','k')
    boxplot(hfddData(:,2)',hfddData(:,1)','Positions',unique(hfddData(:,1))','Colors','r','notch','on','Symbol','')

%     boxplot(hfddData(:,2)',hfddData(:,1)','Positions',unique(hfddData(:,1))','Colors','r','notch','on')
%     h=findobj(gca,'Tag','Median'); j=findobj(gca,'Tag','Box');
%     for ih=1:numel(h)
%         h(ih).LineWidth = 4;
%         j(ih).LineWidth = 2;
%     end
    [p,ant,stats] = kruskalwallis(hfddData(:,2)',hfddData(:,1)','off');
    title(sprintf('%s context diff as a fct of distance from BMF-fr\nKW p=%0.2e',PlotThis,p))
    hold off
end



%% Check for a relationship between IR/Pdc response and prev pd and prev FR
% 
% figure;
% hold on
% for ir=1:5 
%     subplot(1,5,ir); hold on
%     ihf = hfppData(:,1)==AMrates(ir);
%     plot(hfppData(ihf,3), hfppData(ihf,2), 'xk','LineWidth',2,'MarkerSize',10)
%     title([num2str(AMrates(ir)) ' Hz period'])
%     set(gca,'xlim',[0 35],'xscale','linear','ylim',2*[-1 1])
%     hold off
% end
% suptitle('prev 500 ms FR')
% hold off
% 
% 
% figure;
% hold on
% for ir=1:5 
%     subplot(1,5,ir); hold on
%     ihf = hfppData(:,1)==AMrates(ir);
%     plot(hfppData(ihf,4), hfppData(ihf,2), 'xk','LineWidth',2,'MarkerSize',10)
%     title([num2str(AMrates(ir)) ' Hz period'])
%     set(gca,'xlim',[0 35],'xscale','linear','ylim',2*[-1 1])
%     hold off
% end
% suptitle('prev 100 ms FR')
% hold off
% 
% figure;
% hold on
% for ir=1:5 
%     subplot(1,5,ir); hold on
%     ihf = hfppData(:,1)==AMrates(ir);
%     plot(hfppData(ihf,5), hfppData(ihf,2), 'xk','LineWidth',2,'MarkerSize',10)
%     title([num2str(AMrates(ir)) ' Hz period'])
%     set(gca,'xlim',[1 64],'xscale','log','ylim',2*[-1 1])
%     hold off
% end
% suptitle('prev Pd')
% hold off




%% Save figure(s)

savedir = fullfile(fn.processed,'MPHmetrics','lowFR');
if SUonly==1
    savedir = [savedir '/SU'];
end
if ~exist(savedir,'dir')
    mkdir([savedir '/svg']);
    mkdir([savedir '/eps']);
end
savename = sprintf('MPHs_Context_%s_%s',PlotThis,select_stim);

% eps
print_eps_kp(hfe,fullfile([savedir '/eps'],[savename '_each']))
print_eps_kp(hfr,fullfile([savedir '/eps'],[savename '_rates']))
print_eps_kp(hfo,fullfile([savedir '/eps'],[savename '_overlay']))
% svg
print_svg_kp(hfe,fullfile([savedir '/svg'],[savename '_each']))
print_svg_kp(hfr,fullfile([savedir '/svg'],[savename '_rates']))
print_svg_kp(hfo,fullfile([savedir '/svg'],[savename '_overlay']))

if strcmp(select_stim,'all')
    % eps
    print_eps_kp(hfdr,fullfile([savedir '/eps'],[savename '_indAMrate']))
    print_eps_kp(hfdd,fullfile([savedir '/eps'],[savename '_indBMFdiff']))
    % svg
    print_svg_kp(hfdr,fullfile([savedir '/svg'],[savename '_indAMrate']))
    print_svg_kp(hfdd,fullfile([savedir '/svg'],[savename '_indBMFdiff']))
end


% Also save stats
save(fullfile(savedir,savename),'FinalDPs','-v7.3')




end %function
